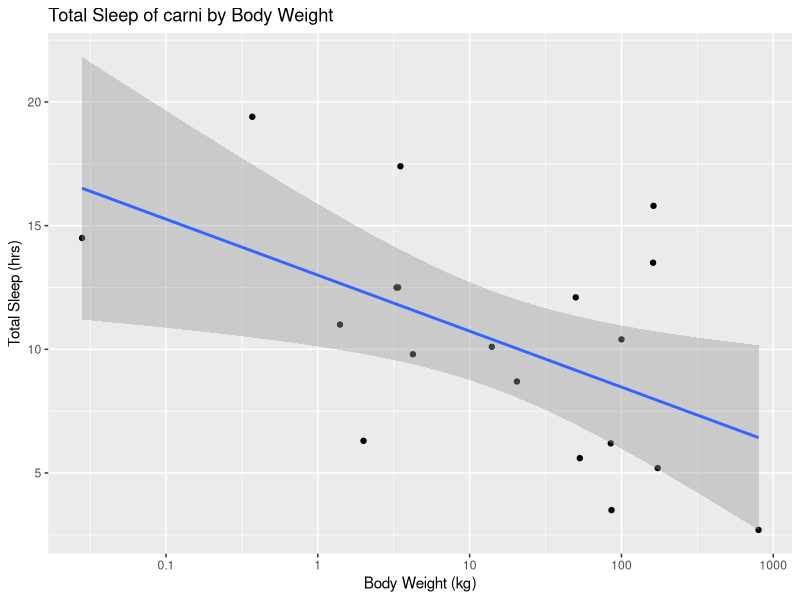
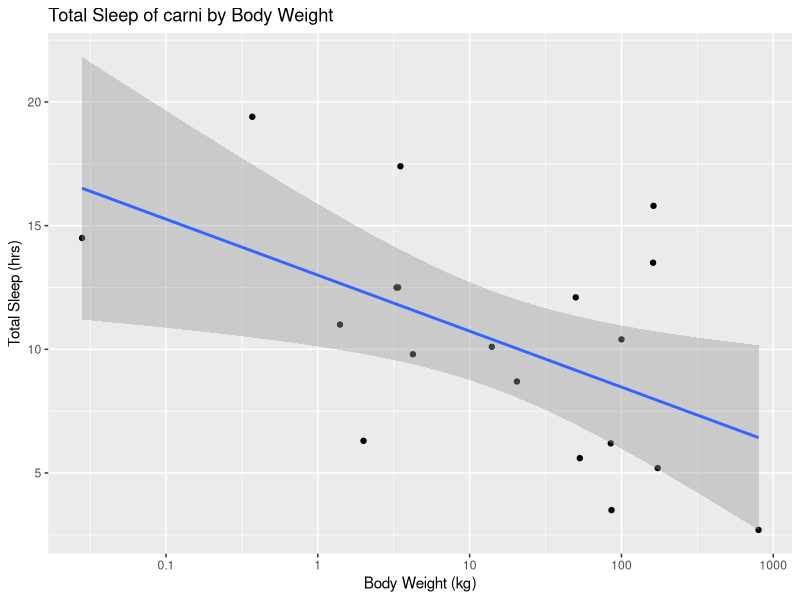
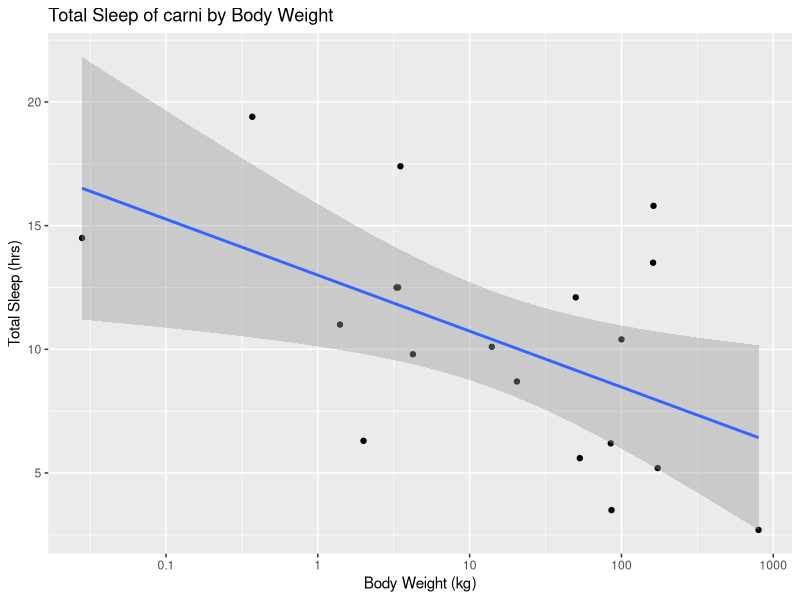
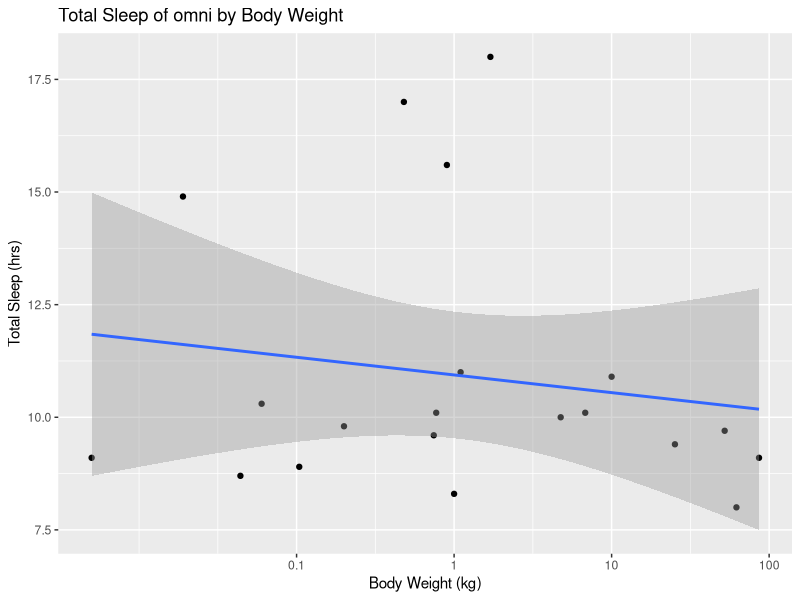
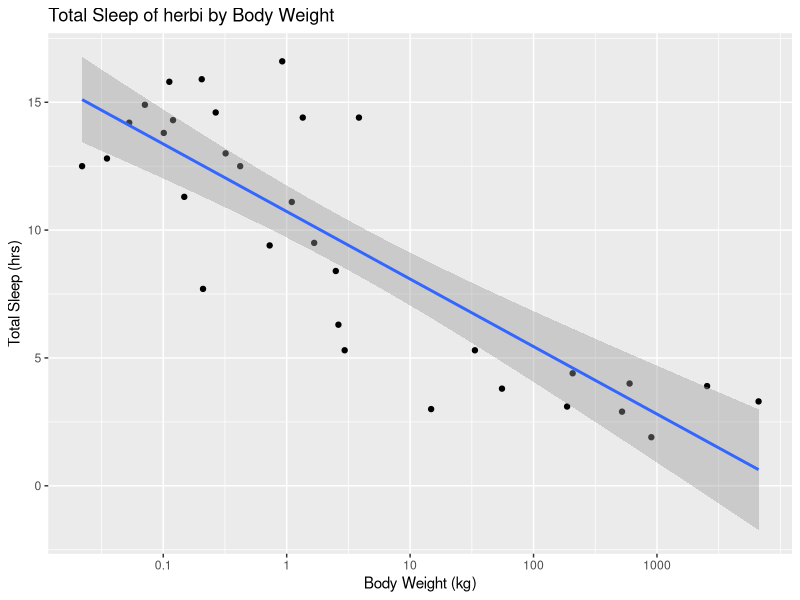
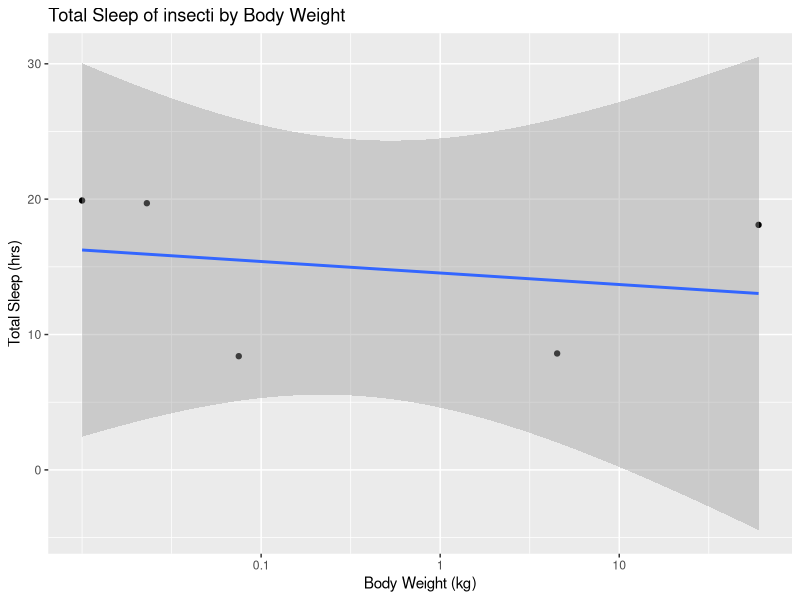

Source code (R) for these figures, in order:
## ---- chunk 1
library(knitr)
library(tidyverse)
library(broom)
library(glue)
library(cowplot)
opts_chunk$set(fig.align="center", fig.height=4, fig.width=5.5)
## ---- chunk 2
glimpse(msleep)
## ---- chunk 3

msleep %>%
  filter(vore == "carni") %>%
  ggplot(aes(bodywt, sleep_total)) +
  geom_point() +
  geom_smooth(method="lm", formula = y ~ x) +
  scale_x_continuous(
    trans = "log10",
    breaks = c(0.1, 1, 10, 100, 1000),
    labels = c("0.1", "1", "10", "100", "1000")
  ) +
  labs(
    x = "Body Weight (kg)",
    y = "Total Sleep (hrs)",
    title = "Total Sleep of carni by Body Weight"
  )

## ---- chunk 4

make_vore_plot <- function(data, vore) {
  data %>%
    filter(.data$vore == .env$vore) %>%
    ggplot(aes(bodywt, sleep_total)) +
    geom_point() +
    geom_smooth(method="lm", formula = y ~ x) +
    scale_x_continuous(
      trans = "log10",
      breaks = c(0.1, 1, 10, 100, 1000),
      labels = c("0.1", "1", "10", "100", "1000")
    ) +
    labs(
      x = "Body Weight (kg)",
      y = "Total Sleep (hrs)",
      title = glue("Total Sleep of {vore} by Body Weight")
    )
}

make_vore_plot(msleep, "carni")

## ---- chunk 5

make_vore_plot_v2 <- function(vore) {
  make_vore_plot(msleep, vore)
}

msleep %>%
  filter(!is.na(vore)) %>%
  nest(data = -vore) %>%
  mutate(plots = map(vore, make_vore_plot_v2)) %>%
  pull(plots) %>%
  walk(print)

